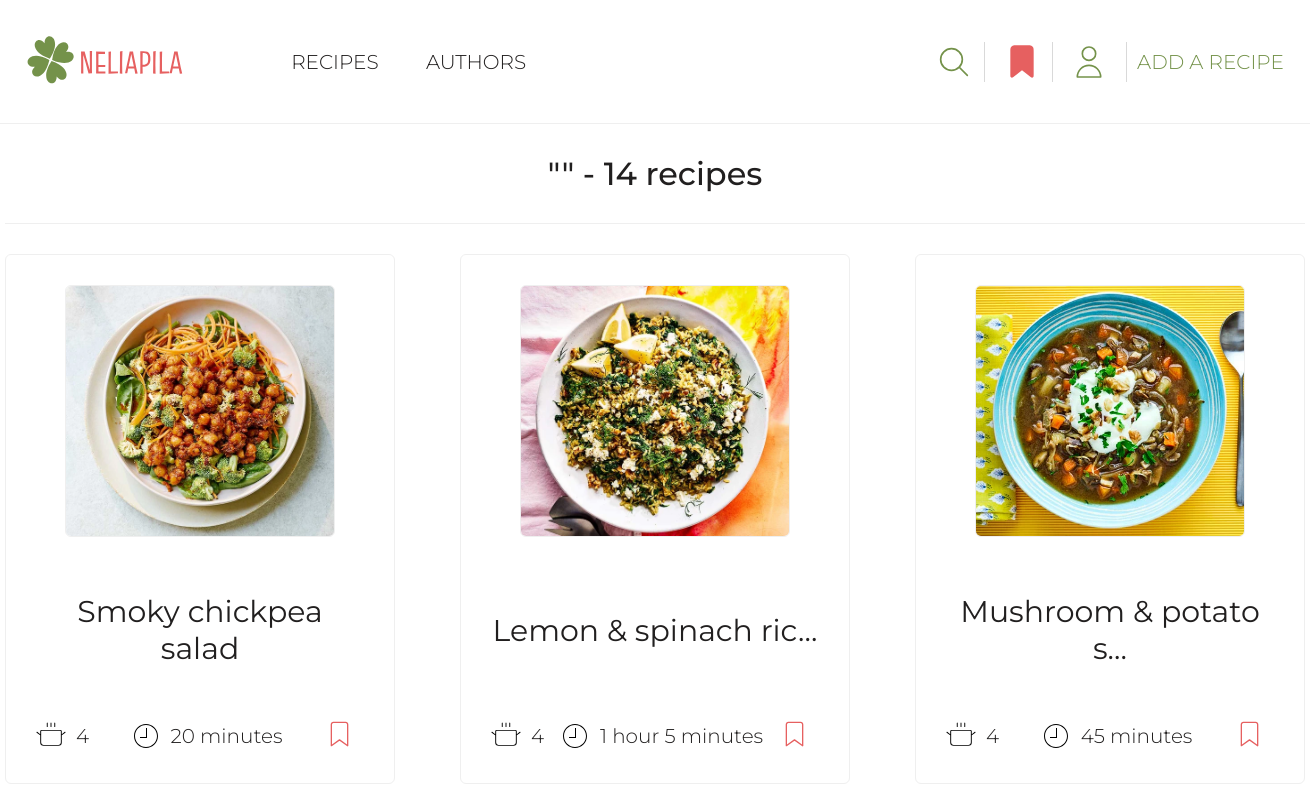
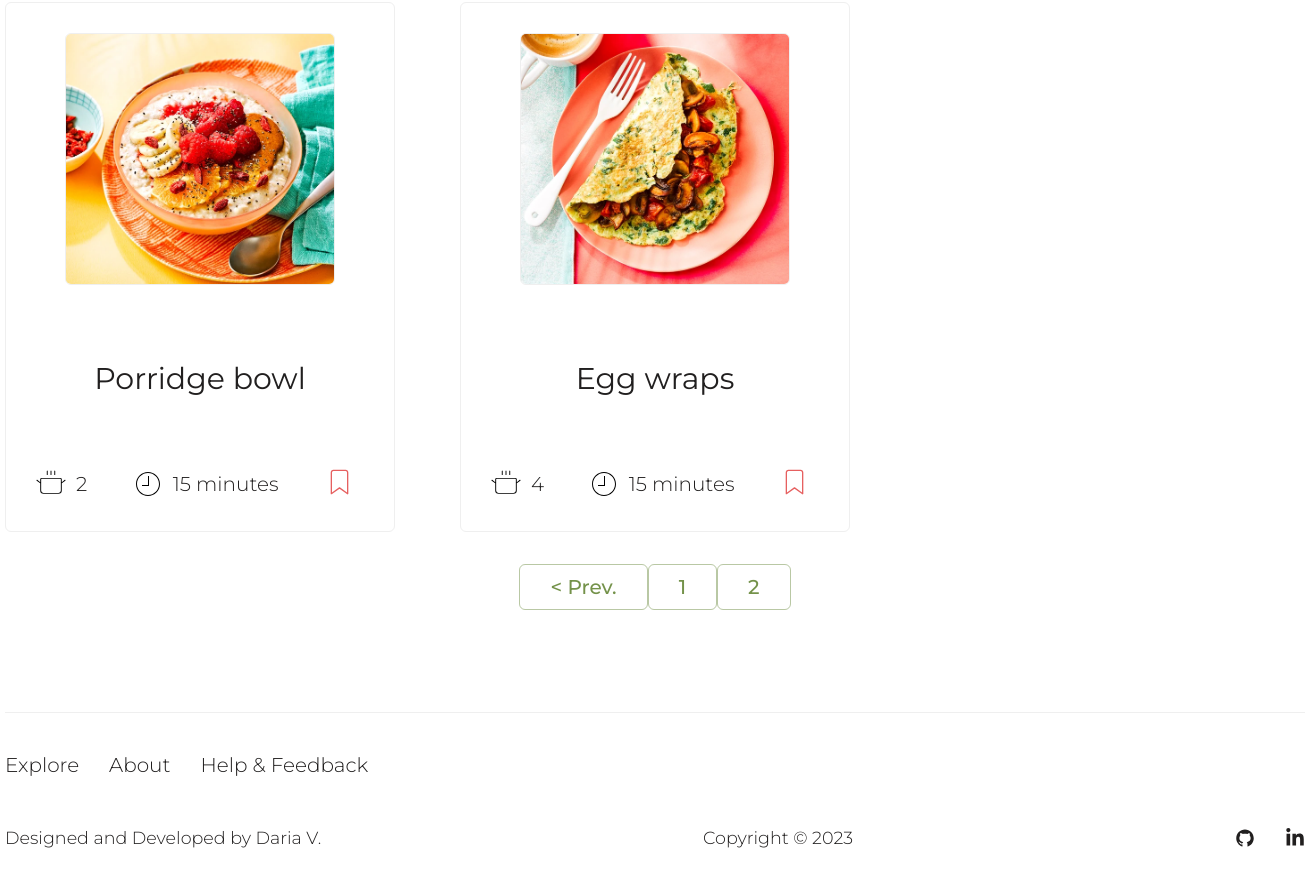
/found-recipes/?page=2, run on an earlier commit of the app's database (2 pictures, top to bottom).
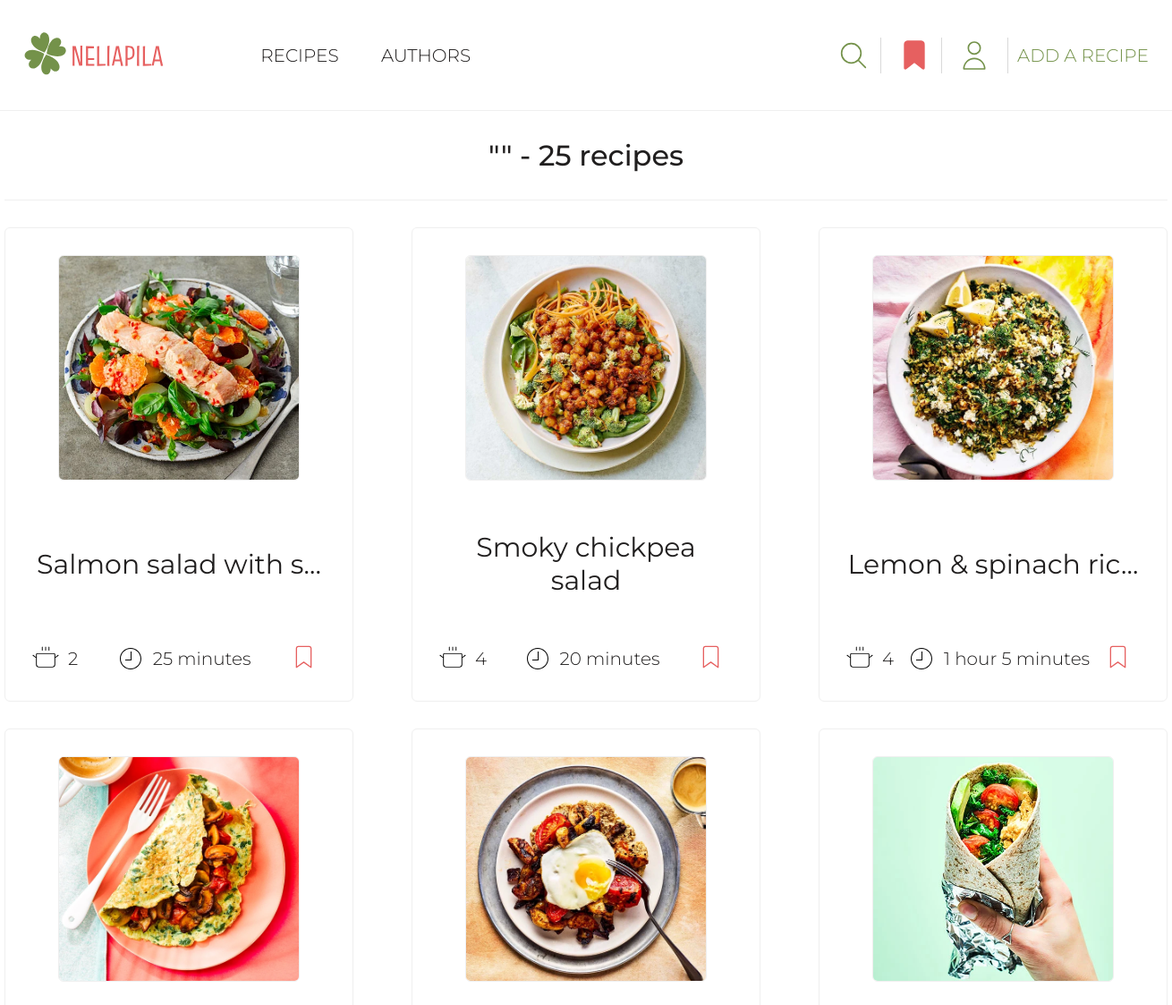
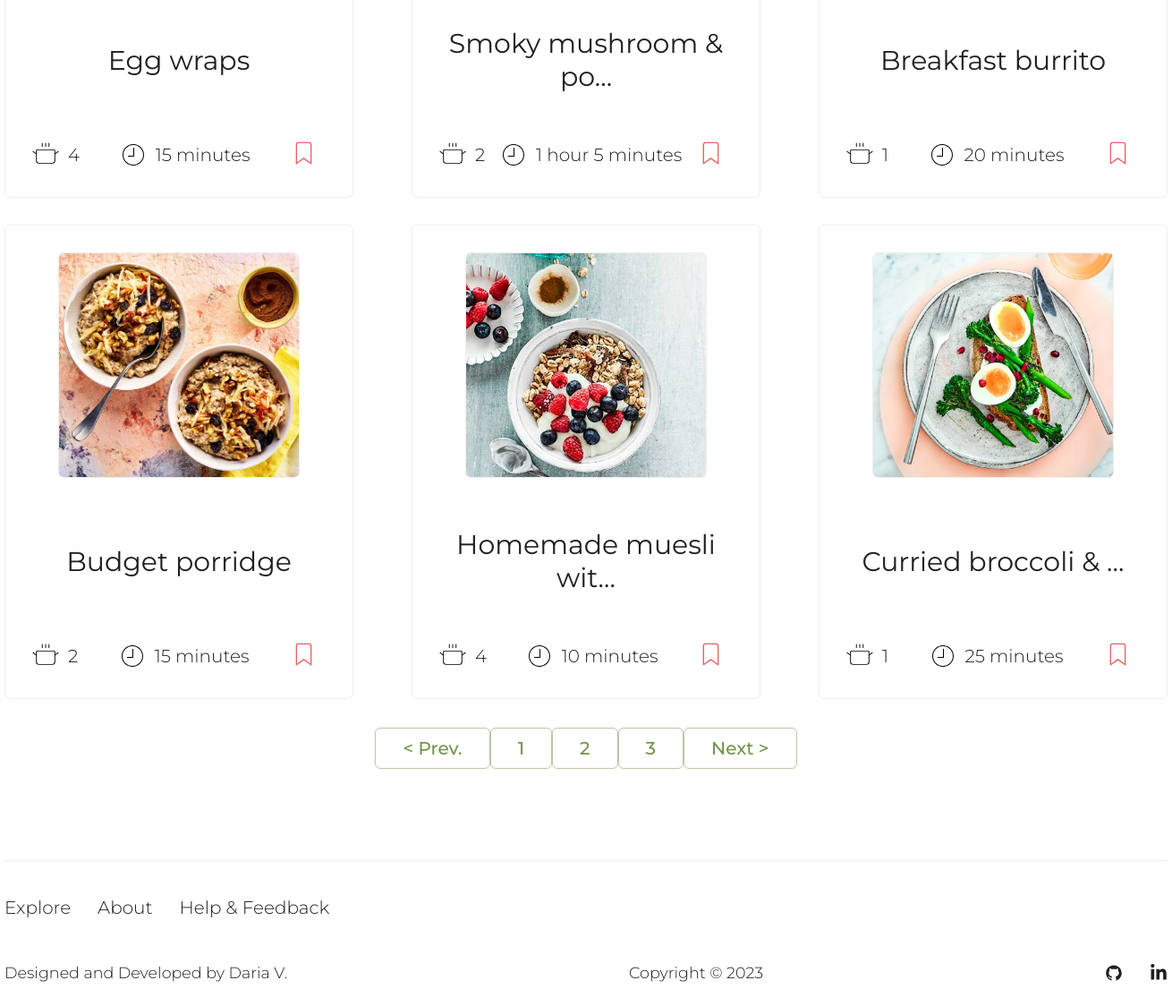
And on a later commit of the database (2 pictures, top to bottom).
### recipes/models.py (models this page shows, shortened)
class Recipe(models.Model):
    CATEGORY_CHOICES = [
        ('Breakfast', 'Breakfast'),
        ('Lunch', 'Lunch'),
        ('Dinner', 'Dinner'),
        ('Snacks', 'Snacks'),
        ('Desserts', 'Desserts'),
        ('Drinks', 'Drinks'),
        ('Miscellaneous', 'Other')
    ]
    STATUS_CHOICES = [
        (True, 'Approved'),
        (False, 'On moderation'),
    ]
    author = models.ForeignKey(User, on_delete=models.CASCADE, null=True, blank=True)
    title = models.CharField(max_length=50)
    portions = models.PositiveIntegerField(default=1, blank=True, null=True)
    cooking_hours = models.PositiveIntegerField(default=0)
    cooking_minutes = models.PositiveIntegerField(default=0)
    image = models.ImageField(upload_to=recipe_image_path)
    category = models.CharField(max_length=20, choices=CATEGORY_CHOICES)
    ingredients = models.TextField()
    steps = models.TextField()
    is_approved = models.BooleanField(default=False, choices=STATUS_CHOICES)
    date_created = models.DateTimeField(auto_now_add=True)

### home/views.py (the view)
# urls.py: path('found-recipes/', views.search_recipes, name='found-recipes'),
def search_recipes(request):
    try:
        favorite_recipes = [favorite.favorite_recipe for favorite in request.user.profile.favorite_set.all()]
    except AttributeError:
        favorite_recipes = ''
    recipes, search_query = get_found_recipes(request)
    recipes_count = recipes.count()
    recipes, paginator, custom_range = paginate_recipes(request, recipes, results=9)
    context = {'recipes': recipes, 'favorites': favorite_recipes, 'recipes_count': recipes_count,
               'search_query': search_query, 'paginator': paginator, 'custom_range': custom_range}
    return render(request, 'recipes/found-recipes.html', context)

### home/utilis.py (called while the page is built)
def get_found_recipes(request):
    search_query = request.GET.get('search-bar') \
        if request.GET.get('search-bar') else ''
    recipes = Recipe.objects.distinct().filter(Q(is_approved=True) &
                                               (Q(title__icontains=search_query) |
                                                Q(ingredients__icontains=search_query)))
    return recipes, search_query

### home/views.py (called while the page is built)
def paginate_recipes(request, recipes, results=6):
    page = request.GET.get('page')
    paginator = Paginator(recipes, results)
    try:
        recipes = paginator.page(page)
    except PageNotAnInteger:
        page = 1
        recipes = paginator.page(page)
    except EmptyPage:
        page = paginator.num_pages
        recipes = paginator.page(page)
    page = int(page)
    left_index = page - 3 if page > 3 else 1
    right_index = page + 4 if page < paginator.num_pages - 3 else paginator.num_pages + 1
    custom_range = range(left_index, right_index)
    return recipes, paginator, custom_range

### templates/recipes/found-recipes.html (shortened to what this page needs)
{% extends 'base/base.html' %}
{% load static %}
{% block css %}
<link rel="stylesheet" href="{% static 'home/css/home.css' %}">
{% endblock %}
{% block content %}
<section class="found-recipes-page">
    <section class="all-approved-recipes container">
        <div class="recipes ">
            <h1 class="found-recipes-heading">"{{ search_query }}" - {{ recipes_count }} recipes</h1>
            <div class="all-recipes">
                {% if recipes %}
                {% for recipe in recipes %}
                <div class="sp-recipe">
                    <div class="recipe-image">
                        <a href="{% url 'specific-recipe' recipe.id %}">
                            <img src="{{ recipe.image.url }}" alt="Recipe Image">
                        </a>
                    </div>
                    <div class="recipe-title">
                        <a href="{% url 'specific-recipe' recipe.id %}">
                            <h2>{{ recipe.title|truncatechars:20 }}</h2></a>
                    </div>
                    <div class="recipe-short-info">
                        <div class="recipe-portions info">
                            <img src="{% static 'recipes/images/pot-svg.svg' %}" alt="Pot">
                            <span>{{ recipe.portions }}</span>
                        </div>
                        <div class="recipe-cooking-time info">
                            <img src="{% static 'recipes/images/clock-svg.svg' %}" alt="Clock">
                            {% if recipe.cooking_hours != 0 and recipe.cooking_minutes != 0 %}
                            <span>{{ recipe.cooking_hours }} hour{{ recipe.cooking_hours | pluralize:'s' }}
                                {{ recipe.cooking_minutes }} minute{{ recipe.cooking_minutes | pluralize:'s' }}</span>
                            {% elif recipe.cooking_hours != 0 and recipe.cooking_minutes == 0 %}
                            <span>{{ recipe.cooking_hours }} hour{{ recipe.cooking_hours | pluralize:'s' }}</span>
                            {% elif recipe.cooking_hours == 0 and recipe.cooking_minutes != 0 %}
                            <span>{{ recipe.cooking_minutes }} minute{{ recipe.cooking_minutes | pluralize:'s' }}
                                </span>
                            {% endif %}
                        </div>
                        <div class="add-recipe-to-favorites info">
                            {% if recipe in favorites %}
                            <a class="button-favorites-link button-link"
                               href="{% url 'delete-from-favorites' recipe.id %}">
                                <img src="{% static 'user/images/filled-bookmark-svg.svg' %}" alt="Bookmark">
                            </a>
                            {% else %}
                            <a class="button-favorites-link button-link"
                               href="{% url 'add-to-favorites' recipe.id %}">
                                <img src="{% static 'user/images/bookmark-svg.svg' %}" alt="Bookmark">
                            </a>
                            {% endif %}
                        </div>
                    </div>
                </div>
                {% endfor %}
                <section class="paginator-section">
                    {% if recipes.has_other_pages %}
                    <div class="pagination container">
                        <div class="pag">
                            <ul class="pag-list">
                                {% if recipes.has_previous %}
                                <li><a href="?page={{ recipes.previous_page_number }}
                                            {% if search_query %}&search-bar={{ search_query }}{% endif %}"
                                       class="btn page-link">&lt; Prev.</a></li>
                                {% endif %}
                                {% for page in custom_range %}
                                {% if page == recipes.number %}
                                <li><a href="?page={{ page }}{% if search_query %}&search-bar={{ search_query }}{% endif %}"
                                       class="btn page-link">{{ page }}</a></li>
                                {% else %}
                                <li><a href="?page={{ page }}{% if search_query %}&search-bar={{ search_query }}{% endif %}"
                                       class="btn page-link">{{ page }}</a></li>
                                {% endif %}
                                {% endfor %}
                                {% if recipes.has_next %}
                                <li><a href="?page={{ recipes.next_page_number }}
                                       {% if search_query %}&search-bar={{ search_query }}{% endif %}"
                                       class="btn page-link">Next &gt;</a></li>
                                {% endif %}
                            </ul>
                        </div>
                    </div>
                    {% endif %}
                </section>
                {% endif %}
            </div>
        </div>
    </section>
</section>
{% endblock %}

### templates/base/base.html (shortened to what this page needs)
<!DOCTYPE html>
{% load static %}
<html lang="en">
<head>
    <link rel="stylesheet" href="{% static 'base/css/base.css' %}">
    {% block css %}{% endblock %}
</head>
<body>
<header class="header-menu">
    <div class="header container">
        <div class="header-top">
            <div class="logo-menu">
                <div class="logo">
                    <a href="{% url 'recipes' %}"><img src="{% static 'base/images/neliapila_logo.svg' %}"
                                                       alt="NELIAPILA"></a>
                </div>
                <div class="menu">
                    <ul class="menu-list">
                        <li><a href="/">Recipes</a></li>
                        <li><a href="#">Authors</a></li>
                    </ul>
                </div>
            </div>
            <div class="right-items-login">
                <button class="search-logo" id="search_logo">
                </button>
                {% if user.is_authenticated %}
                <a class="user-favourites" href="{% url 'favorites' %}">
                    {% else %}
                    <a class="user-favourites" href="{% url 'login' %}">
                        {% endif %}
                    </a>
                <div class="user-profile-next-links">
                    {% if user.is_authenticated %}
                    <a href="{% url 'profile' user.id %}">
                        {% else %}
                        <a href="{% url 'login' %}">
                            {% endif %}
                        </a>
                </div>
                <a class="add-a-recipe right-links" href="{% url 'add-recipe' %}">ADD A RECIPE</a>
            </div>
        </div>
    </div>
</header>
<main>
    {% block content %}
    {% endblock content%}
</main>
<footer class="footer-nav">
    <div class="page-footer_wrapper container">
        <div class="site-links">
            <div class="links-list">
                <ul class="list-of-links">
                    <li><a href="/">Explore</a></li>
                    <li><a href="#">About</a></li>
                    <li><a href="#">Help & Feedback</a></li>
                </ul>
            </div>
        </div>
        <div class="developer-info">
            <div class="footer-designer-name">
                <h3>Designed and Developed by Daria V.</h3>
            </div>
            <div class="footer-copyright">
                <h3>Copyright © 2023</h3>
            </div>
            <div class="footer-body">
                <ul class="footer-icons">
                    <li class="social-icon">
                        <a href="https://github.com/dariavarlamovaa" target="_blank"
                           rel="noopener noreferrer">
                        </a>
                    </li>
                    <li class="social-icon">
                        <a href="https://www.linkedin.com/in/dariavarlamovaa/"
                           target="_blank" rel="noopener noreferrer">
                        </a>
                    </li>
                </ul>
            </div>
        </div>
    </div>
</footer>
</body>
</html>

### static/base/css/base.css (style rules this page uses)
html { height: 100%; position: relative; }
body { font-family: 'Montserrat', sans-serif; font-weight: 300; font-size: 20px; color: #211f1f; background-color: #FFFFFF; margin: 0; padding: 0; min-height: 100%; display: flex; flex-direction: column; }
a { text-decoration: none; color: #211f1f; }
h1, h2, h3, p { margin: 0; font-weight: 300; }
li, ul { margin: 0; padding: 0; }
svg { vertical-align: middle; }
.container { width: 1240px; margin: 0 auto; position: relative; }
main { flex: 1; }
.header { width: 100%; padding: 0 2%; box-sizing: border-box; font-size: 10px; border-bottom: 1px solid #efefef; }
.header-top { display: flex; align-items: center; justify-content: space-between; padding: 35px 0; box-sizing: border-box; position: relative; }
.logo-menu { display: flex; flex-direction: row; align-items: center; min-width: 500px; justify-content: space-between; }
.logo img { height: 50px; }
.menu-list { display: flex; flex-direction: row; text-transform: uppercase; font-size: 20px; min-width: 235px; justify-content: space-between; }
.menu ul { list-style: none; }
.menu-list li { color: #74924a; }
.right-links { color: #74924a; font-size: 20px; }
.right-items-login { min-width: 350px; display: flex; flex-direction: row; justify-content: space-between; align-items: center; }
.right-items-login button:nth-child(1), .user-favourites { border-right-width: 1px; border-right-style: solid; border-right-color: rgb(217, 217, 217); padding-right: 10px; border-bottom: 0; border-left: 0; border-top: 0; }
.user-profile-next-links { position: relative; display: flex; flex-direction: row; align-items: center; }
.add-a-recipe { border-left-width: 1px; border-left-style: solid; border-left-color: rgb(217, 217, 217); padding-left: 10px; display: flex; align-items: center; height: 40px; }
.arrow-button, .search-logo { background-color: transparent; cursor: pointer; height: 40px; border: none; padding: 0; }
.page-footer_wrapper { width: 1300px; box-sizing: border-box; }
.list-of-links { border-top: 1px solid #efefef; list-style: none; display: flex; flex-direction: row; padding: 40px 0 20px; }
.list-of-links li { padding-right: 30px; }
.developer-info { display: flex; flex-wrap: wrap; justify-content: space-between; box-sizing: border-box; padding: 20px 0; font-size: 15px; align-items: center; }
.footer-icons { list-style: none; display: flex; gap: 30px; padding: 0; }
.footer-designer-name, .footer-copyright, .footer-body { height: 40px; display: flex; align-items: center; }
.social-icon a { color: #FFF; }
.btn { width: 100%; border: 1px solid rgba(116, 146, 74, 0.5); padding: 10px 30px; box-sizing: border-box; background-color: transparent; border-radius: 6px; color: #74924a; font-weight: 500; min-height: 40px; cursor: pointer; }

### static/home/css/home.css (style rules this page uses)
.categories, .all-approved-recipes, .pag { margin-bottom: 50px; width: 1300px; }
.all-recipes { display: flex; flex-direction: row; flex-wrap: wrap; }
.sp-recipe { min-width: 30%; text-align: center; padding: 30px 30px; box-sizing: border-box; border: 1px solid #efefef; border-radius: 6px; min-height: 530px; display: flex; flex-direction: column; justify-content: space-between; margin-bottom: 30px; max-width: 390px; }
.sp-recipe:nth-child(3n+2) { margin-right: 65px; margin-left: 65px; }
.recipe-image img { width: 270px; height: 252px; border: 1px solid #efefef; border-radius: 6px; box-sizing: border-box; }
.recipe-title h2 { font-weight: 400; }
.recipe-short-info { display: flex; flex-direction: row; align-items: center; justify-content: space-between; }
.recipe-short-info img { width: 30px; height: 30px; margin-right: 10px; }
.info { display: flex; flex-direction: row; align-items: center; }
.found-recipes-heading { font-size: 2rem; padding: 30px 0; text-align: center; font-weight: 500; border-bottom: 1px solid #efefef; margin-bottom: 30px; }
.pag { display: flex; flex-direction: row; min-height: 50px; align-items: center; justify-content: center; }
.pag-list { list-style: none; display: flex; flex-direction: row; }

What changed in the data, as far as the page shows it:
removed Recipe: image (picture), title "Mushroom & potato s…", portions "4", cooking_minutes "45", cooking_minutes|pluralize "s"
removed Recipe: image (picture), title "Porridge bowl", portions "2", cooking_minutes "15", cooking_minutes|pluralize "s"
now on this page (row unchanged): Recipe: image (picture), title "Salmon salad with s…", portions "2", cooking_minutes "25", cooking_minutes|pluralize "s"
added Recipe: image (picture), title "Smoky mushroom & po…", portions "2", cooking_hours "1", cooking_minutes "5", cooking_minutes|pluralize "s"
added Recipe: image (picture), title "Breakfast burrito", portions "1", cooking_minutes "20", cooking_minutes|pluralize "s"
added Recipe: image (picture), title "Budget porridge", portions "2", cooking_minutes "15", cooking_minutes|pluralize "s"
added Recipe: image (picture), title "Homemade muesli wit…", portions "4", cooking_minutes "10", cooking_minutes|pluralize "s"
added Recipe: image (picture), title "Curried broccoli & …", portions "1", cooking_minutes "25", cooking_minutes|pluralize "s"
Also different on the page:
{{ recipes_count }}: "14" → "25"
new list line: "3"
text now shown: "Next >"
